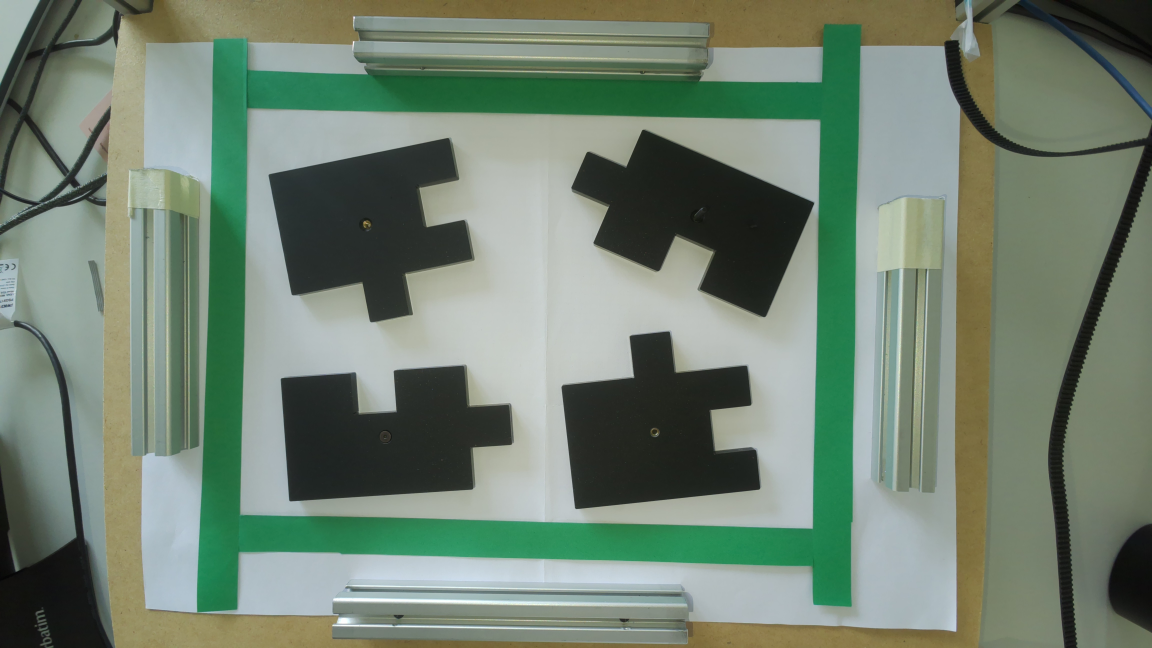
#> input picture images/new/test7.jpg, 4608 x 2592 px (shown at 1/4 size)
$ python run.py
#> lines starting #> are read from the running program, lines starting #| are printed output that depends on the picture; after the words box and inside, x2 and y2 are one past the last pixel; in counts of white or black regions, pixels touching at a corner belong together
### solver-v3/utils.py
"""Run-level logging utilities."""

import sys


class _Tee:
    """Write stdout to multiple streams simultaneously."""
    def __init__(self, *streams):
        self._streams = streams

    def write(self, data):
        for s in self._streams:
            s.write(data)

    def flush(self):
        for s in self._streams:
            s.flush()


def log_step(number, title):
    print(f"\n{'='*60}")
    print(f"  STEP {number}: {title}")
    print(f"{'='*60}")
#> further down, image is the input picture: shape (2592, 4608, 3); mean B, G, R 113.8, 130.1, 113.9

def log(msg):
    print(f"  {msg}")

def log_ok(msg):
    print(f"  [OK] {msg}")

def log_err(msg):
    print(f"  [ERROR] {msg}")

def log_out(path):
    print(f"  [OUT] {path}")

### solver-v2/puzzle_finder/a4_finder.py
"""Detect and rectify A4 paper regions in images."""

from __future__ import annotations

from dataclasses import dataclass
from pathlib import Path
from typing import Optional, Union

import cv2
import numpy as np


A4_ASPECT_RATIO = 297.0 / 210.0  # long side / short side


@dataclass
class A4Detection:
    """Represents a detected A4 sheet in image coordinates."""

    corners: np.ndarray  # shape (4, 2), ordered TL, TR, BR, BL
    contour_area: float
    aspect_ratio: float


def _order_corners(points: np.ndarray) -> np.ndarray:
    """Order corner points clockwise: top-left, top-right, bottom-right, bottom-left."""
    pts = points.astype(np.float32)
    s = pts.sum(axis=1)
    diff = np.diff(pts, axis=1).reshape(-1)

    top_left = pts[np.argmin(s)]
    bottom_right = pts[np.argmax(s)]
    top_right = pts[np.argmin(diff)]
    bottom_left = pts[np.argmax(diff)]

    return np.array([top_left, top_right, bottom_right, bottom_left], dtype=np.float32)


def _build_white_mask(
    image: np.ndarray,
    debug_dir: Optional[Union[str, Path]] = None,
) -> np.ndarray:
    """
    Build a mask that highlights white-ish paper.

    The mask is tuned for white A4 paper on wood backgrounds and tolerates
    dark puzzle pieces lying on the paper.
    """
    debug_path = Path(debug_dir) if debug_dir else None

    hsv = cv2.cvtColor(image, cv2.COLOR_BGR2HSV)
#> hsv: shape (2592, 4608, 3); mean H, S, V 60.9, 54.5, 131.7
    # White paper is usually bright and low saturation.
    white_mask = cv2.inRange(hsv, (0, 0, 120), (180, 95, 255))
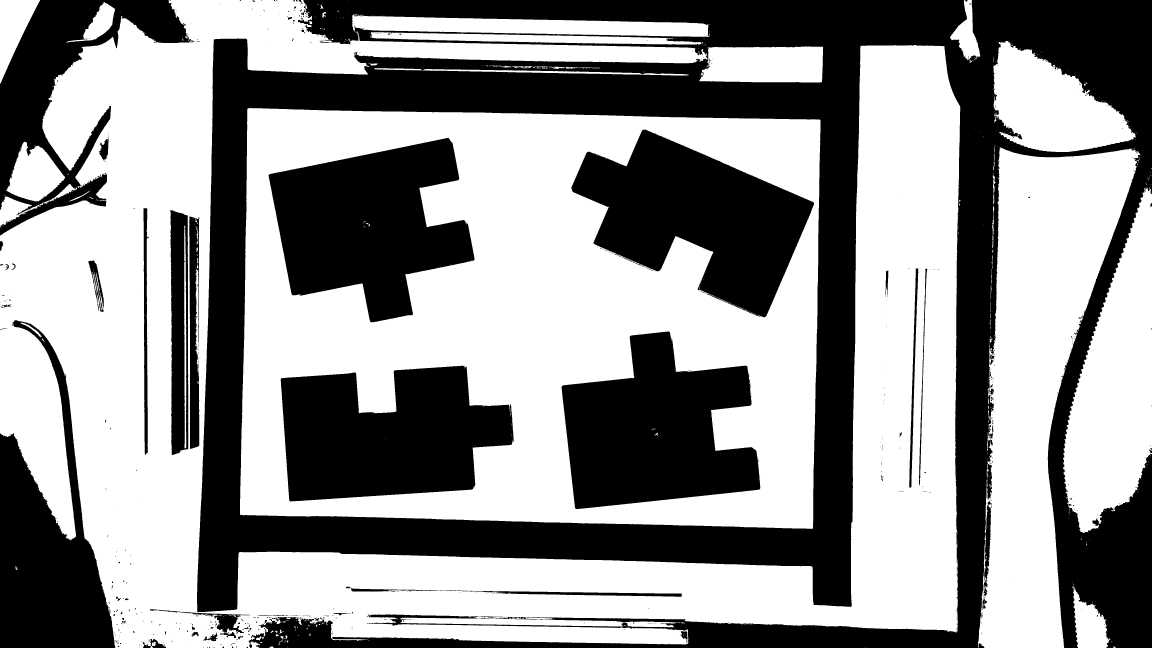
#> white_mask: shape (2592, 4608) (shown at 1/4 size); 58.1% white; 870 black regions (749 under 20 px), largest, box (x1, y1, x2, y2) and area: (788, 0, 4608, 2592) 2851624, (2285, 518, 3256, 1269) 381222, (1074, 552, 1898, 1289) 375660
    if debug_path:
        cv2.imwrite(str(debug_path / "02_hsv_white_mask.png"), white_mask)

    gray = cv2.cvtColor(image, cv2.COLOR_BGR2GRAY)
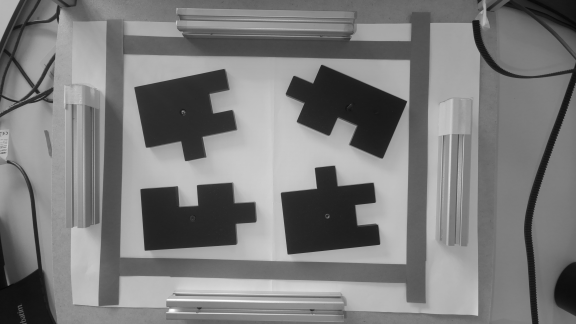
#> gray: shape (2592, 4608) (shown at 1/8 size); min 3, max 255, mean 123.4
    gray_blur = cv2.GaussianBlur(gray, (5, 5), 0)
    _, bright_mask = cv2.threshold(gray_blur, 0, 255, cv2.THRESH_BINARY + cv2.THRESH_OTSU)
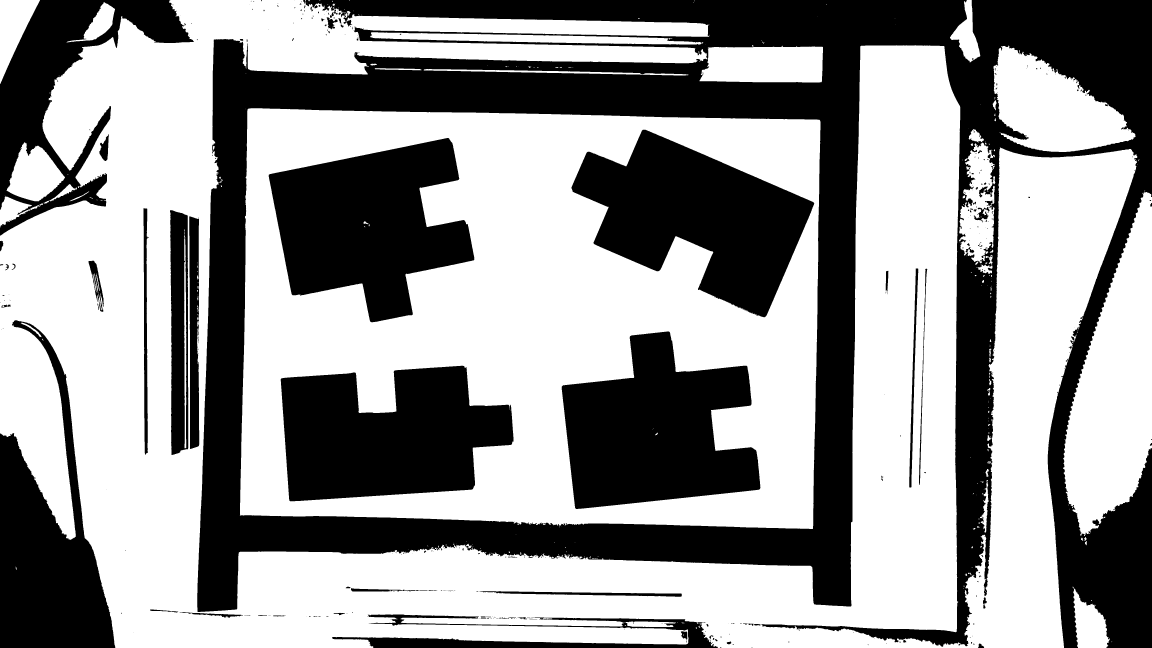
#> bright_mask: shape (2592, 4608) (shown at 1/4 size); 59.8% white; 352 black regions (236 under 20 px), largest, box (x1, y1, x2, y2) and area: (789, 0, 4608, 2592) 2590037, (2286, 519, 3257, 1269) 380816, (1075, 552, 1897, 1289) 374992
    if debug_path:
        cv2.imwrite(str(debug_path / "03_otsu_bright_mask.png"), bright_mask)

    combined = cv2.bitwise_and(white_mask, bright_mask)
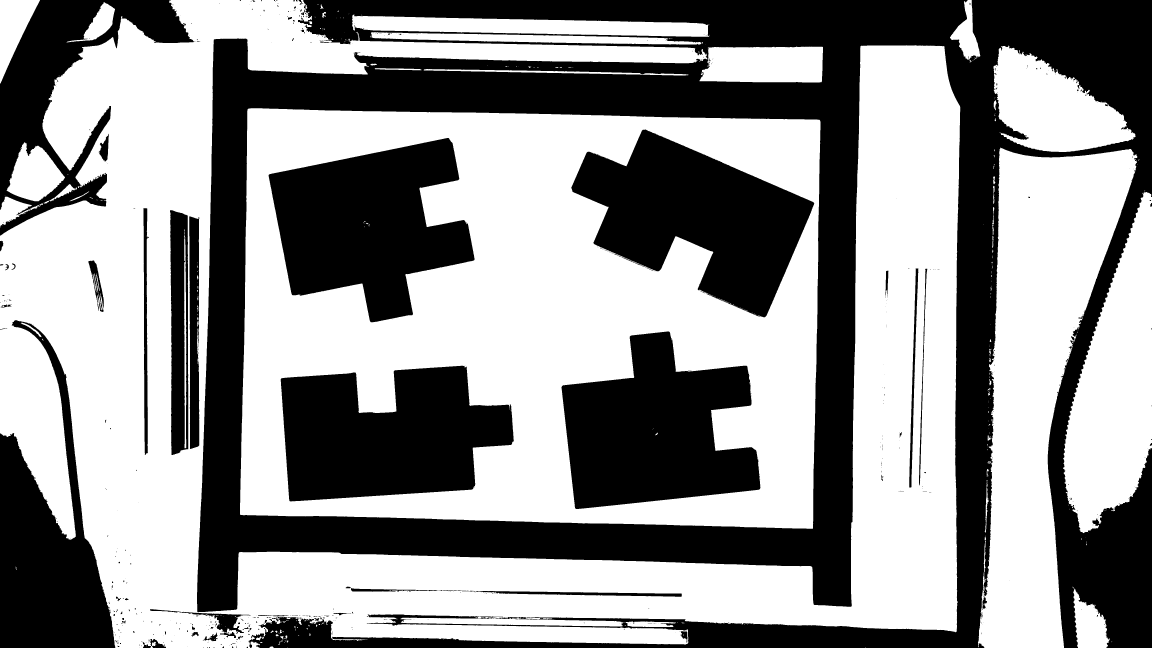
#> combined: shape (2592, 4608) (shown at 1/4 size); 57.7% white; 668 black regions (554 under 20 px), largest, box (x1, y1, x2, y2) and area: (788, 0, 4608, 2592) 2882073, (2285, 518, 3257, 1269) 382014, (1074, 552, 1898, 1289) 375778
    if debug_path:
        cv2.imwrite(str(debug_path / "04_combined_before_morph.png"), combined)

    # Close holes caused by dark puzzle pieces on top of paper.
    close_kernel = cv2.getStructuringElement(cv2.MORPH_RECT, (13, 13))
    open_kernel = cv2.getStructuringElement(cv2.MORPH_RECT, (5, 5))
    combined = cv2.morphologyEx(combined, cv2.MORPH_CLOSE, close_kernel, iterations=2)
#> combined: shape (2592, 4608); 59.6% white; 28 black regions, largest, box (x1, y1, x2, y2) and area: (788, 0, 4608, 2592) 2736234, (2290, 523, 3250, 1264) 380480, (1078, 556, 1895, 1287) 375104
    combined = cv2.morphologyEx(combined, cv2.MORPH_OPEN, open_kernel, iterations=1)
#> combined: shape (2592, 4608); 59.6% white; 23 black regions
#> (the rest of the program and of its run is left out)
